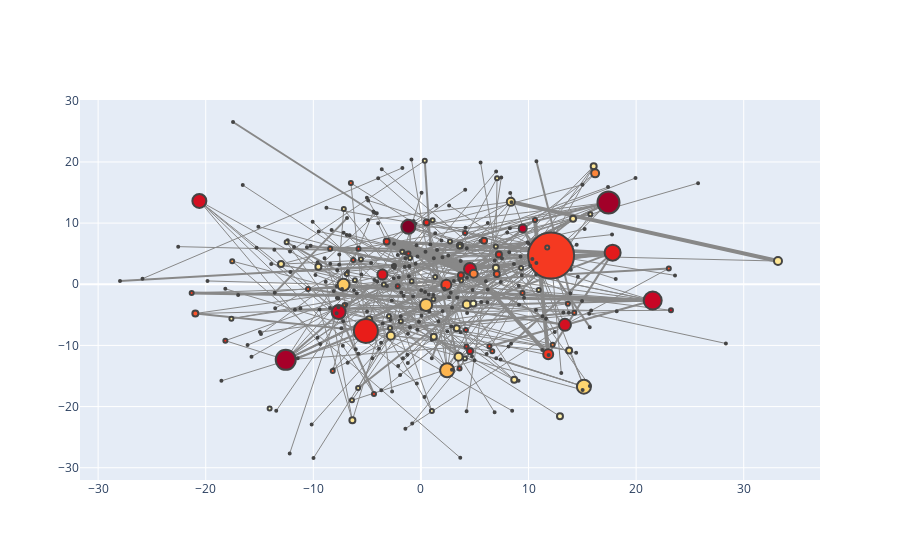

The notebook cell saved with this chart:
### Code cell
configure_plotly_browser_state()
plotNetworkSizeColor(pgGraph)
